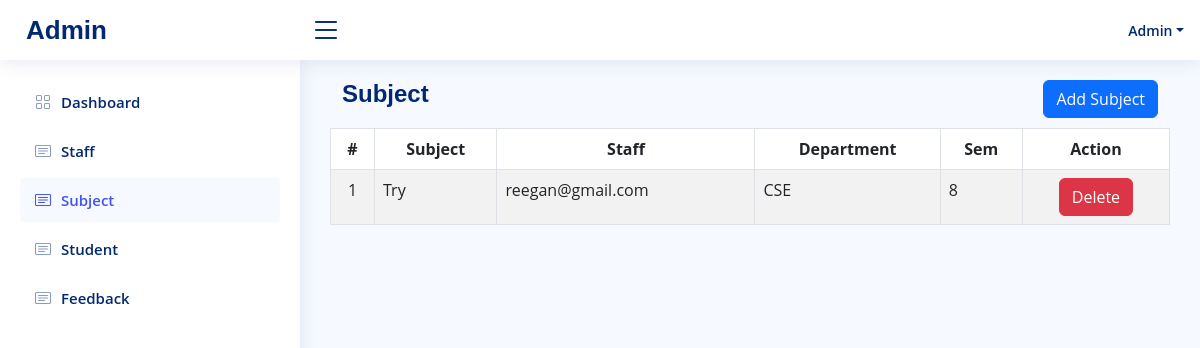
Before: /admin/subject with the older database file.
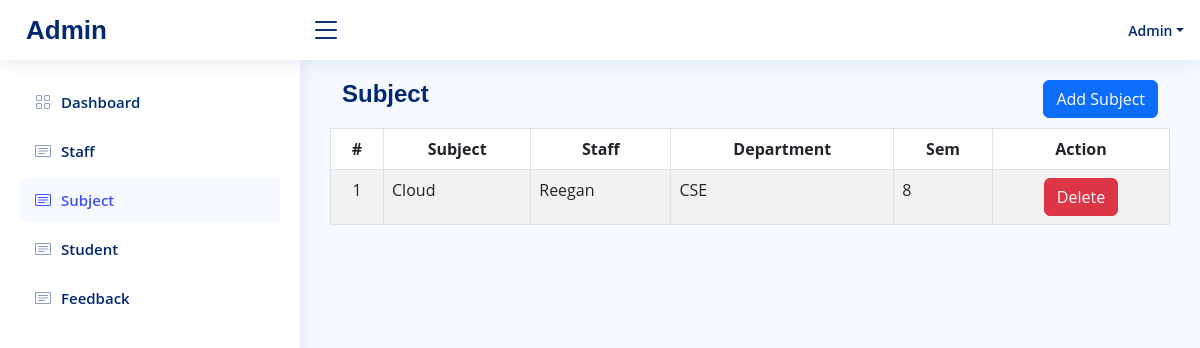
After: the same page with the newer database file.
### tables this page shows
CREATE TABLE subject (id INTEGER PRIMARY KEY AUTOINCREMENT,subject TEXT NOT NULL,staffid TEXT NOT NULL,dept TEXT NOT NULL,sem TEXT NOT NULL);

CREATE TABLE staff (id INTEGER PRIMARY KEY AUTOINCREMENT,name TEXT NOT NULL,dept TEXT NOT NULL,staffid TEXT NOT NULL,email TEXT NOT NULL,password TEXT NOT NULL);

### app.py (the view)
@app.route("/admin/subject")
def admin_subject():
    con = sqlite3.connect("database.db")
    con.row_factory = sqlite3.Row
    cur = con.cursor()
    cur.execute("select subject.id, subject.subject, subject.dept, subject.sem, staff.name from subject INNER JOIN staff ON subject.staffid=staff.id ORDER BY subject.id DESC")
    rows = cur.fetchall()
    cur.execute("select id,name from staff ORDER BY id DESC")
    staff = cur.fetchall()
    return render_template("admin/subject.html",rows = rows,staff=staff)

### templates/admin/subject.html (shortened to what this page needs)
<!DOCTYPE html>
<html lang="en">
<head>
  <link href="/static/vendor/bootstrap/css/bootstrap.min.css" rel="stylesheet">
  <link href="/static/vendor/bootstrap-icons/bootstrap-icons.css" rel="stylesheet">
  <link href="/static/vendor/boxicons/css/boxicons.min.css" rel="stylesheet">
  <link href="/static/vendor/quill/quill.snow.css" rel="stylesheet">
  <link href="/static/vendor/quill/quill.bubble.css" rel="stylesheet">
  <link href="/static/vendor/remixicon/remixicon.css" rel="stylesheet">
  <link href="/static/vendor/simple-datatables/style.css" rel="stylesheet">
  <link href="/static/css/style.css" rel="stylesheet">
</head>
<body>
<header id="header" class="header fixed-top d-flex align-items-center">
    <div class="d-flex align-items-center justify-content-between">
      <a href="home.php" class="logo d-flex align-items-center">
        <span class="d-none d-lg-block">Admin</span>
      </a>
      <i class="bi bi-list toggle-sidebar-btn"></i>
    </div>
    <nav class="header-nav ms-auto">
      <ul class="d-flex align-items-center">
        <li class="nav-item dropdown pe-3">
          <a class="nav-link nav-profile d-flex align-items-center pe-0" href="#" data-bs-toggle="dropdown">
            <span class="d-none d-md-block dropdown-toggle ps-2">Admin</span>
          </a>
        </li>
      </ul>
    </nav>
 </header>
<aside id="sidebar" class="sidebar">
    <ul class="sidebar-nav" id="sidebar-nav">
      <li class="nav-item">
        <a class="nav-link collapsed" href="/admin/home">
          <i class="bi bi-grid"></i>
          <span>Dashboard</span>
        </a>
      </li>
      <li class="nav-item">
        <a class="nav-link collapsed" href="/admin/staff">
          <i class="bi bi-card-text"></i>
          <span>Staff</span>
        </a>
      </li>
      <li class="nav-item">
        <a class="nav-link" href="/admin/subject">
          <i class="bi bi-card-text"></i>
          <span>Subject</span>
        </a>
      </li>
      <li class="nav-item">
        <a class="nav-link collapsed" href="/admin/student">
          <i class="bi bi-card-text"></i>
          <span>Student</span>
        </a>
      </li>
      <li class="nav-item">
        <a class="nav-link collapsed" href="/admin/feedback">
          <i class="bi bi-card-text"></i>
          <span>Feedback</span>
        </a>
      </li>
    </ul>
</aside>
<main id="main" class="main">
<div class="pagetitle container">
    <div style="display:flex;justify-content:space-between">
        <h1>Subject</h1>
        <button type="button" class="btn btn-primary" data-bs-toggle="modal" data-bs-target="#staticBackdrop">
           Add Subject
        </button>
    </div>
</div>
<div class="table-responsive">
    <table class="table table-striped table-bordered" style="background-color:white">
        <thead style="text-align:center">
            <tr>
                <th>#</th>
                <th>Subject</th>
                <th>Staff</th>
                <th>Department</th>
                <th>Sem</th>
                <th>Action</th>
            </tr>
        </thead>
        <tbody>
            {% for row in rows %}
            <tr>
                <td style="text-align:center">{{loop.index}}</td>
                <td>{{row["subject"]}}</td>
                <td>{{row["name"]}}</td>
                <td>{{row["dept"]}}</td>
                <td>{{row["sem"]}}</td>
                <td class="text-center">
                    <form action="/admin/subject/delete" method="post">
                        <button class="btn btn-danger">Delete</button>
                    </form>
                </td>
            </tr>
            {% endfor %}
        </tbody>
    </table>
</div>
</main>
</body>
</html>

### static/css/style.css (style rules this page uses)
:root { scroll-behavior: smooth; }
body { font-family: "Open Sans", sans-serif; background: #f6f9ff; color: #444444; }
a { color: #4154f1; text-decoration: none; }
h1, h2, h3, h4, h5, h6 { font-family: "Nunito", sans-serif; }
#main { margin-top: 60px; padding: 20px 30px; transition: all 0.3s; }
.pagetitle { margin-bottom: 10px; }
.pagetitle h1 { font-size: 24px; margin-bottom: 0; font-weight: 600; color: #012970; }
.logo { line-height: 1; }
@media (min-width: 1200px) { .logo { width: 280px; } }
.logo span { font-size: 26px; font-weight: 700; color: #012970; font-family: "Nunito", sans-serif; }
.header { transition: all 0.5s; z-index: 997; height: 60px; box-shadow: 0px 2px 20px rgba(1, 41, 112, 0.1); background-color: #fff; padding-left: 20px; }
.header .toggle-sidebar-btn { font-size: 32px; padding-left: 10px; cursor: pointer; color: #012970; }
.header-nav ul { list-style: none; }
.header-nav>ul { margin: 0; padding: 0; }
.header-nav .nav-profile { color: #012970; }
.header-nav .nav-profile span { font-size: 14px; font-weight: 600; }
.sidebar { position: fixed; top: 60px; left: 0; bottom: 0; width: 300px; z-index: 996; transition: all 0.3s; padding: 20px; overflow-y: auto; scrollbar-width: thin; scrollbar-color: #aab7cf transparent; box-shadow: 0px 0px 20px rgba(1, 41, 112, 0.1); background-color: #fff; }
@media (min-width: 1200px) { #main, #footer { margin-left: 300px; } }
.sidebar-nav { padding: 0; margin: 0; list-style: none; }
.sidebar-nav li { padding: 0; margin: 0; list-style: none; }
.sidebar-nav .nav-item { margin-bottom: 5px; }
.sidebar-nav .nav-link { display: flex; align-items: center; font-size: 15px; font-weight: 600; color: #4154f1; transition: 0.3; background: #f6f9ff; padding: 10px 15px; border-radius: 4px; }
.sidebar-nav .nav-link i { font-size: 16px; margin-right: 10px; color: #4154f1; }
.sidebar-nav .nav-link.collapsed { color: #012970; background: #fff; }
.sidebar-nav .nav-link.collapsed i { color: #899bbd; }

Changed rows visible on the page:
changed subject "CSE": subject "Try" → "Cloud"; name "reegan@gmail.com" → "Reegan"
